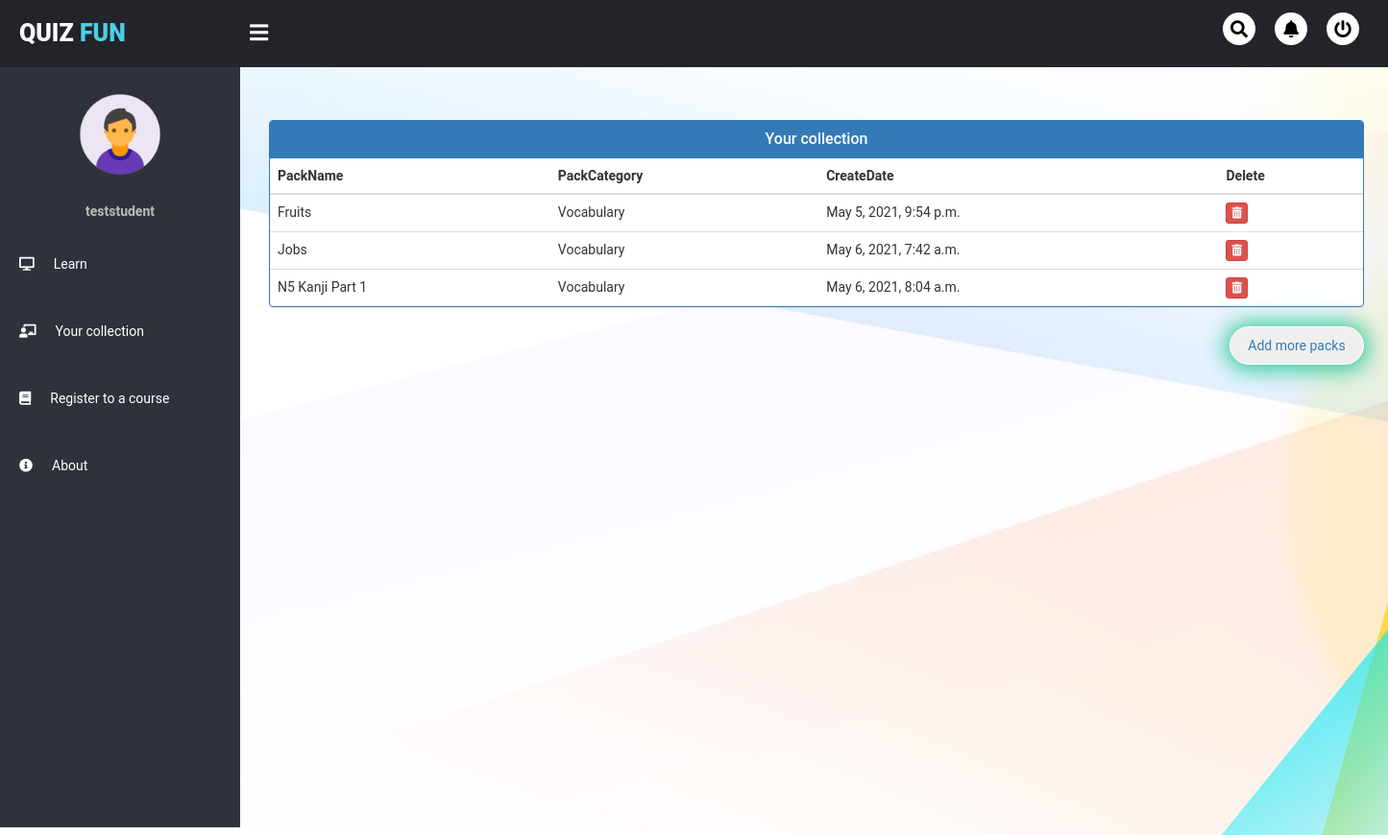
Screenshot of /user/student_add_packs/ (signed in) with the database file from the repository.
### quiz/models.py (models this page shows, shortened)
class QuizPack(models.Model):
    name = models.CharField(max_length = 50, null = False)
    description = models.TextField(null = True)
    category = models.CharField(max_length = 20, null = False)
    registered_user = models.ManyToManyField(User)
    created_date = models.DateTimeField(auto_now=True)

### user/views.py (the view)
# urls.py: path('student_add_packs/', views.student_add_packs, name = 'student_add_packs'),
def student_add_packs(request):
    collection = QuizPack.objects.filter(registered_user = request.user)
    return render(request, 'user_pages/student_add_packs.html', {'collection' : collection})

### user/templates/user_pages/student_add_packs.html (shortened to what this page needs)
{% extends 'user_pages/student_dashboard.html' %}
{% block mainContainer %}
<head>
    <link href="//netdna.bootstrapcdn.com/bootstrap/3.0.0/css/bootstrap.min.css" rel="stylesheet" id="bootstrap-css">
  </head>
  <br><br>
  <div class="container">
    <div class="panel panel-primary">
      <div class="panel-heading">
        <h6 class="panel-title">Your collection</h6>
      </div>
      <table class="table table-hover" id="dev-table">
        <thead>
          <tr>
            <th>PackName</th>
            <th>PackCategory</th>
            <th>CreateDate</th>
            <th>Delete</th>
          </tr>
        </thead>
        {% for pack in collection %}
            <tr>
                <td>{{pack.name}}</td>
                <td>{{pack.category}}</td>
                <td>{{pack.created_date}}</td>
                <td><a class="btn btn-danger btn-xs" href="{% url 'unregister_pack' pack.id %}"><i class="fas fa-trash-alt"></i></a></td>
            </tr>
        {% endfor %}
      </table>
    </div>
    <a href="{% url 'all_quizpack'%}"><button>Add more packs</button></a>
  </div>
  <br><br><br><br><br><br>
{% endblock %}

### user/templates/user_pages/user_base.html (shortened to what this page needs)
<!DOCTYPE html>
<html lang="en" dir="ltr">
<head>
    {% load static %}
	<link rel="stylesheet" type="text/css" href="{% static 'css/user_base.css' %}">
	<link rel="stylesheet" type="text/css" href="https://cdnjs.cloudflare.com/ajax/libs/font-awesome/5.15.3/css/all.min.css">
</head>
<body>
	<div class="wrap">
		<header>
			<div class="headerMenu">
				<div class="logo">Quiz <span>Fun</span></div>
				<div class="sidebarButton">
					<i class="fas fa-bars"></i>
				</div>
				<ul>
					<li><a href="#"><i class="fas fa-search"></i></a></li>
					<li><a href="#"><i class="fas fa-bell"></i></a></li>
					<li><a href="{% url 'home' %}"><i class="fas fa-power-off"></i></a></li>
				</ul>
			</div>
		</header>
		<div class="sidebar">
			<div class="sidebarMenu">
				<center class="profile">
					<img src="{% static 'images/avt.png' %}">
					<p>{{user.username}}</p>
				</center>
                {% block sidebarMenu %}{% endblock %}
				<li class="item">
					<a href="#" class="menuButton">
						<i class="fas fa-info-circle"></i><span>About</span>
					</a>
				</li>
			</div>
		</div>
		<div class="mainContainer">
			{% block mainContainer %}
            {% endblock %}
		</div>
	</div>
</body>
</html>

### user/static/css/user_base.css (style rules this page uses)
* { margin: 0px; padding: 0px; list-style: none; text-decoration: none; box-sizing: border-box; font-family: "Roboto", sans-serif; }
body { background: #fff; }
.wrap header { z-index: 1; background: #22242A; position: fixed; width: calc(100% - 0%); height: 70px; display: flex; top: 0; }
.wrap header .headerMenu { width: calc(100% - 0%); height: 100%; display: flex; justify-content: space-between; align-items: center; padding: 0 20px; }
.wrap header .headerMenu .logo { color: #fff; font-size: 25px; text-transform: uppercase; font-weight: 900; }
.wrap header .headerMenu .logo span { color: #4CCEE8; }
.wrap header .headerMenu .sidebarButton { color: #fff; position: absolute; margin-left: 240px; font-size: 22px; font-weight: 900; cursor: pointer; transition: 0.3s; transition-property: color; }
.wrap header .headerMenu ul { display: flex; }
.wrap header .headerMenu ul li a { background: #fff; color: #000; display: block; margin: 0 10px; font-size: 18px; width: 34px; height: 34px; line-height: 35px; text-align: center; border-radius: 50%; transition: 0.3s; transition-property: background, color; }
.wrap .sidebar { z-index: 1; background: #2F323A; position: fixed; top: 70px; width: 250px; height: calc(100% - 9%); transition: 0.3s; transition-property: width; overflow-y: auto; }
.wrap .sidebar .sidebarMenu { overflow: hidden; }
.wrap .sidebar .sidebarMenu .profile img { margin: 20px 0; width: 100px; height: 100px; border-radius: 50%; }
.wrap .sidebar .sidebarMenu .profile p { color: #bbb; font-weight: 700; margin-bottom: 10px; }
.wrap .sidebar .sidebarMenu .item { width: 250px; overflow: hidden; }
.wrap .sidebar .sidebarMenu .item .menuButton { display: block; color: #fff; position: relative; padding: 25px 20px; transition: 0.3s; transition-property: color; }
.wrap .sidebar .sidebarMenu .item .menuButton i { margin-right: 20px; }
.wrap .mainContainer { width: calc(100% - 250px); margin-top: 70px; margin-left: 250px; padding: 15px; background: url('../images/bg.jpg')no-repeat; background-size: cover; height: 100vh; transition: 0.3s; }

### user/templates/user_pages/student_add_packs.html (style rules this page uses)
a:link { text-decoration: none; }
h6 { text-align: center; }
button { float: right; width: 140px; height: 40px; border-radius: 40px; border: 1px solid white; box-shadow: 0px 1px 22px 5px rgba(51,204,153,1); }

### rows the page displays
QuizPack: name "Fruits", category "Vocabulary", created_date "May 5, 2021, 9:54 p.m."
QuizPack: name "Jobs", category "Vocabulary", created_date "May 6, 2021, 7:42 a.m."
QuizPack: name "N5 Kanji Part 1", category "Vocabulary", created_date "May 6, 2021, 8:04 a.m."

### other values shown
{{ user.username }} "teststudent"
